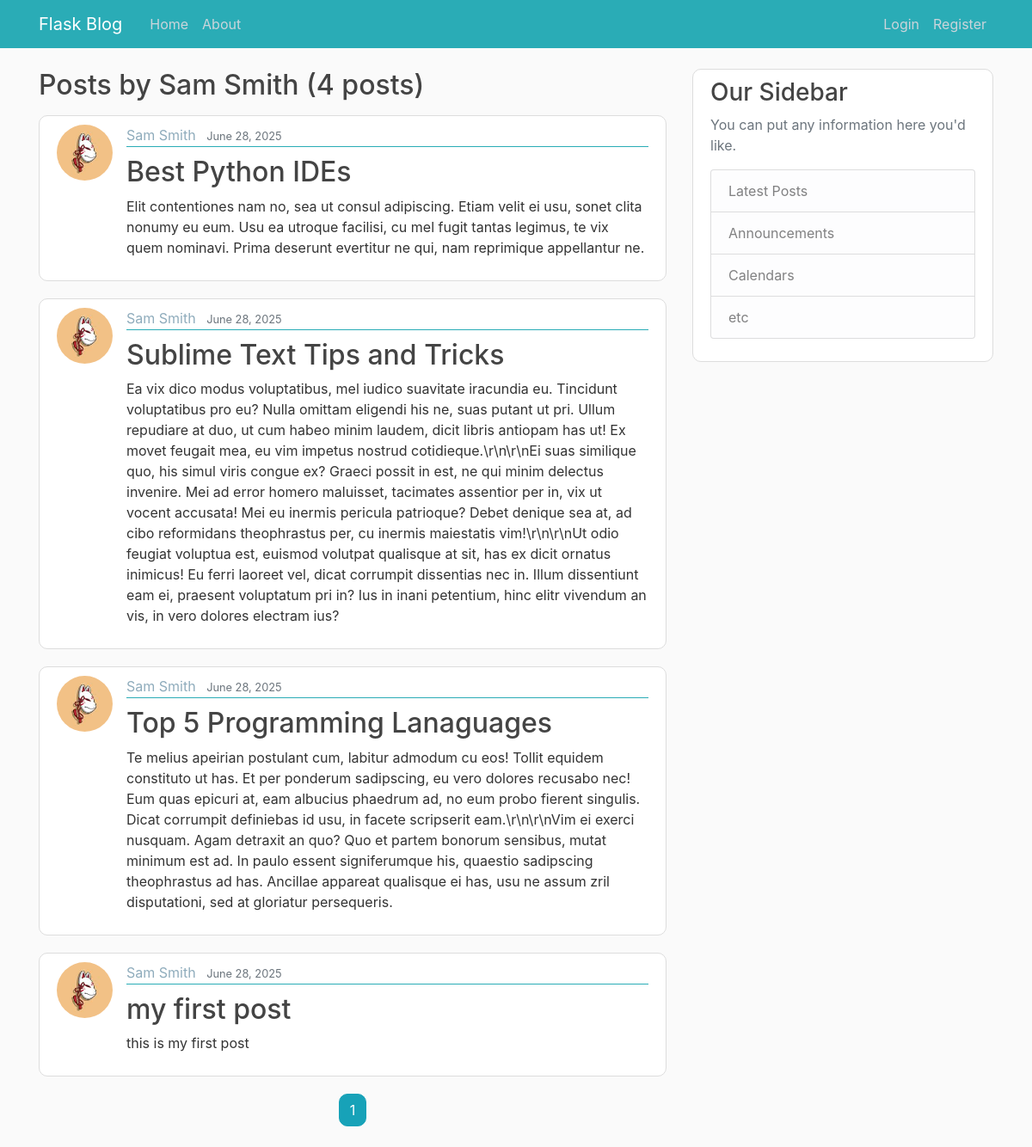
Page /user/sam smith on the committed database.
### flask_blog/models.py (models this page shows, shortened)
class User(db.Model, UserMixin):
    id = db.Column(db.Integer, primary_key=True)
    username = db.Column(db.String(20), unique=True, nullable=False)
    email = db.Column(db.String(120), unique=True, nullable=False)
    image_file = db.Column(db.String(20), nullable=False, default='default.jpg')
    password = db.Column(db.String(60), nullable=False)
    post = db.relationship('Post', backref='author', lazy=True)

class Post(db.Model):
    id = db.Column(db.Integer, primary_key=True)
    title = db.Column(db.String(100), nullable=False)
    date_posted = db.Column(db.DateTime, nullable=False, default=lambda: datetime.now(timezone.utc))
    content = db.Column(db.Text, nullable=False)
    user_id = db.Column(db.Integer, db.ForeignKey('user.id'), nullable=False)

### flask_blog/users/routes.py (the view)
@users.route("/user/<string:username>")
def user_posts(username):
    page = request.args.get('page', 1, type=int)
    user = User.query.filter_by(username=username).first_or_404()
    posts = Post.query\
            .filter_by(author=user)\
            .order_by(Post.date_posted.desc())\
            .paginate(page=page, per_page=5)
    return render_template('user_posts.html', posts=posts, user=user)

### flask_blog/templates/user_posts.html
{% extends "layout.html" %}
{% block content %}
<h2 class="mb-3">Posts by {{ user.username.title() }} ({{ posts.total }} posts)</h2>
  {% for post in posts.items %}
    <article class="media content-section">
      <img class="rounded-circle article-img" src="{{ url_for('static', filename='profile_pics/' + post.author.image_file) }}">
      <div class="media-body">
        <div class="article-metadata">
          <a class="mr-2" href="{{ url_for('users.user_posts', username=post.author.username) }}">{{ post.author.username.title() }}</a>
          <small class="text-muted">{{ post.date_posted.strftime('%B %d, %Y') }}</small>
        </div>
        <h2 class="article-title-h2"><a class="article-title" href="{{ url_for('posts.post', post_id=post.id) }}">{{ post.title }}</a></h2>
        <p class="article-content">{{ post.content }}</p>
      </div>
    </article>
  {% endfor %}
  <div class="d-flex justify-content-center flex-wrap">
    {% for page_num in posts.iter_pages(left_edge=1, right_edge=1, left_current=1, right_current=2) %}
      {% if page_num %}
        {% if posts.page == page_num %}
          <a class="btn btn-info mb-4 mx-1" style="border-radius: 10px" href="{{ url_for('users.user_posts', username=user.username, page=page_num)}}">{{ page_num }}</a>
        {% else %}
          <a class="btn btn-outline-info mb-4 mx-1" style="border-radius: 10px" href="{{ url_for('users.user_posts', username=user.username, page=page_num)}}">{{ page_num }}</a>
        {% endif %}
      {% else %}
        ...
      {% endif %}
    {% endfor %}
  </div>
{% endblock content %}

### flask_blog/static/main.css (style rules this page uses)
body { background: #fafafa; color: #333333; margin-top: 5rem; }
h1, h2, h3, h4, h5, h6 { color: #444444; }
.content-section { background: #ffffff; padding: 10px 20px; border: 1px solid #dddddd; border-radius: 10px; margin-bottom: 20px; }
.article-title-h2 { margin-top: 10px; }
.article-title { color: #444444; }
.mr-2 { color: #8facbc; }
.article-content { white-space: pre-line; }
.article-img { height: 65px; width: 65px; margin-right: 16px; }
.article-metadata { padding-bottom: 1px; margin-bottom: 4px; border-bottom: 1px solid #2aacb6 }
.btn { border-radius: 20px; }

### rows in the picture
User: username "Sam Smith"
Post: image_file (picture), author.username "Sam Smith", date_posted "June 28, 2025", title "Best Python IDEs", content "Elit contentiones nam no, sea ut consul adipiscing. Etiam velit ei usu, sonet clita nonumy eu eum. Usu ea utroque facilisi, cu mel fugit tantas legimus, te vix quem nominavi. Prima deserunt evertitur ne qui, nam reprimique appellantur ne."
Post: image_file (picture), author.username "Sam Smith", date_posted "June 28, 2025", title "Sublime Text Tips and Tricks", content "Ea vix dico modus voluptatibus, mel iudico suavitate iracundia eu. Tincidunt voluptatibus pro eu? Nulla omittam eligendi his ne, suas putant ut pri. Ullum repudiare at duo, ut cum habeo minim laudem, dicit libris antiopam has ut! Ex movet feugait mea, eu vim impetus nostrud cotidieque.\\r\\n\\r\\nEi suas similique quo, his simul viris congue ex? Graeci possit in est, ne qui minim delectus invenire. Mei ad error homero maluisset, tacimates assentior per in, vix ut vocent accusata! Mei eu inermis pericula patrioque? Debet denique sea at, ad cibo reformidans theophrastus per, cu inermis maiestatis vim!\\r\\n\\r\\nUt odio feugiat voluptua est, euismod volutpat qualisque at sit, has ex dicit ornatus…"
Post: image_file (picture), author.username "Sam Smith", date_posted "June 28, 2025", title "Top 5 Programming Lanaguages", content "Te melius apeirian postulant cum, labitur admodum cu eos! Tollit equidem constituto ut has. Et per ponderum sadipscing, eu vero dolores recusabo nec! Eum quas epicuri at, eam albucius phaedrum ad, no eum probo fierent singulis. Dicat corrumpit definiebas id usu, in facete scripserit eam.\\r\\n\\r\\nVim ei exerci nusquam. Agam detraxit an quo? Quo et partem bonorum sensibus, mutat minimum est ad. In paulo essent signiferumque his, quaestio sadipscing theophrastus ad has. Ancillae appareat qualisque ei has, usu ne assum zril disputationi, sed at gloriatur persequeris."
Post: image_file (picture), author.username "Sam Smith", date_posted "June 28, 2025", title "my first post", content "this is my first post"

### other values in the picture
{{ posts.total }} "4"
{{ page_num }} "1"
